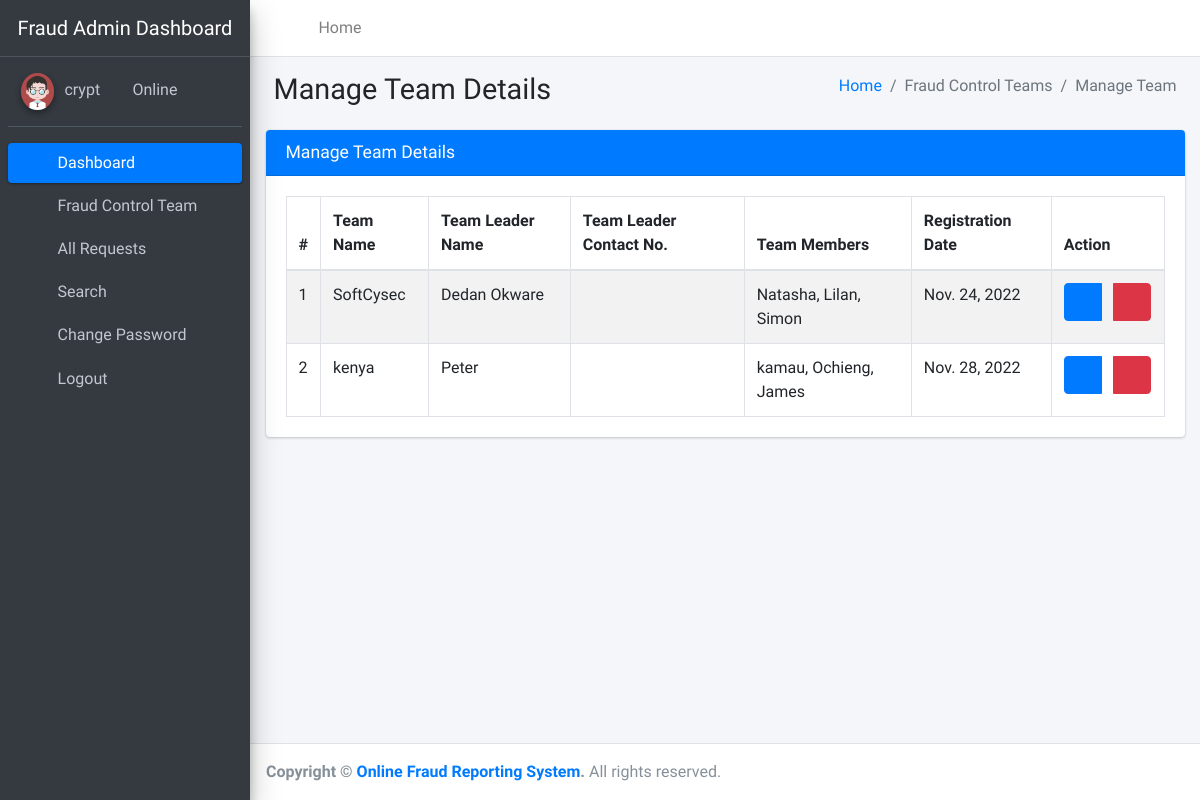
The app's page /manageTeam/ (signed in), older data.
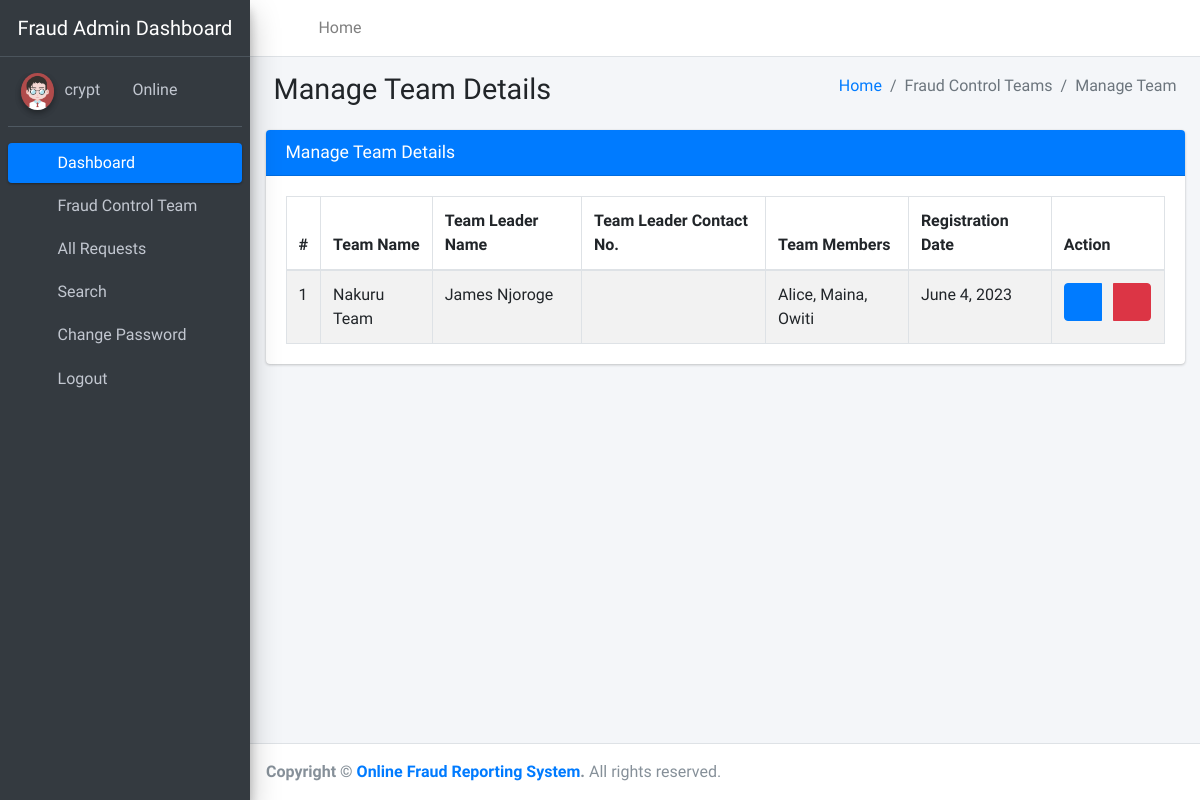
The same page, newer data.
### ReportSystem/models.py (models this page shows, shortened)
class Team(models.Model):
    teamName = models.CharField(max_length=100,null=True)
    teamLeaderName = models.CharField(max_length=100,null=True)
    teamMobno = models.CharField(max_length=20,null=True)
    teamMembers = models.CharField(max_length=200,null=True)
    postingDate = models.DateField(auto_now_add=True)

### ReportSystem/views.py (the view)
# urls.py: path('manageTeam/', views.manageTeam,name='manageTeam'),
def manageTeam(request):
    if not request.user.is_authenticated:
        return redirect('admin_login')
    teams = Team.objects.all()
    return render(request,'admin/manageTeam.html',locals())

### ReportSystem/templates/admin/manageTeam.html
{% extends 'adminNavbar.html' %}
{% block main %}
{% load static %}
<section class="content">
    <div class="content-header">
        <div class="container-fluid">
            <div class="row mb-2">
                <div class="col-sm-6">
                    <h1 class="m-0">Manage Team Details</h1>
                </div>
                <div class="col-sm-6">
                    <ol class="breadcrumb float-sm-right">
                        <li class="breadcrumb-item"><a href="{% url 'dashboard' %}">Home</a></li>
                        <li class="breadcrumb-item active">Fraud Control Teams</li>
                        <li class="breadcrumb-item active">Manage Team</li>
                    </ol>
                </div>
            </div>
        </div>
    </div>
    <div class="container-fluid">
        <div class="row">
            <div class="col-md-12">
                <div class="card card-primary">
                    <div class="card-header">
                        <h3 class="card-title">Manage Team Details</h3>
                    </div>
                    <div class="card-body">
                        <table id="example1" class="table table-bordered table-striped">
                            <thead>
                            <tr>
                                <th>#</th>
                                <th>Team Name</th>
                                <th>Team Leader Name</th>
                                <th>Team Leader Contact No.</th>
                                <th>Team Members</th>
                                <th>Registration Date</th>
                                <th>Action</th>
                            </tr>
                            </thead>
                            <tbody>
                            {% for team in teams %}
                            <tr>
                                <td>{{forloop.counter}}</td>
                                <td>{{team.teamName}}</td>
                                <td>{{team.teamLeaderName}}</td>
                                <td>{{team.teamLeadMobno}}</td>
                                <td>{{team.teamMembers}}</td>
                                <td>{{team.postingDate}}</td>
                                <td>
                                    <div class="btn-group">
                                        <a class="btn btn-primary" href="{% url 'editTeam' team.id %}"><i class="fa fa-edit"></i></a> &nbsp;&nbsp;&nbsp;
                                        <a class="btn btn-danger" onclick="return confirm('Are you sure to Delete ?')" href="{% url 'deleteTeam' team.id %}"><i
                                            class="fa fa-trash-alt"></i></a>
                                    </div>
                                </td>
                            </tr>
                            {% endfor %}
                            </tbody>
                        </table>
                    </div>
                </div>
            </div>
        </div>
    </div>
</section>
{% endblock %}

### ReportSystem/templates/adminNavbar.html (shortened to what this page needs)
{% load static %}
<!DOCTYPE html>
<html lang="en">
<head>
<link rel="stylesheet"
	href="{% static 'plugins/fontawesome-free/css/all.min.css' %}">
<link rel="stylesheet"
	href="https://code.ionicframework.com/ionicons/2.0.1/css/ionicons.min.css">
<link rel="stylesheet"
	href="{% static 'plugins/tempusdominus-bootstrap-4/css/tempusdominus-bootstrap-4.min.css' %}">
<link rel="stylesheet"
	href="{% static 'plugins/icheck-bootstrap/icheck-bootstrap.min.css' %}">
<link rel="stylesheet" href="{% static 'plugins/jqvmap/jqvmap.min.css' %}">
<link rel="stylesheet" href="{% static 'dist/css/adminlte.min.css' %}">
<link rel="stylesheet"
	href="{% static 'plugins/overlayScrollbars/css/OverlayScrollbars.min.css' %}">
<link rel="stylesheet"
	href="{% static 'plugins/daterangepicker/daterangepicker.css' %}">
<link rel="stylesheet"
	href="{% static 'plugins/summernote/summernote-bs4.min.css' %}">
</head>
<body class="hold-transition sidebar-mini layout-fixed">
	<div class="wrapper">
		<nav
			class="main-header navbar navbar-expand navbar-white navbar-light">
			<ul class="navbar-nav">
				<li class="nav-item"><a class="nav-link" data-widget="pushmenu"
					href="#" role="button"><i class="fas fa-bars"></i></a></li>
				<li class="nav-item d-none d-sm-inline-block"><a
					href="{% url 'dashboard' %}" class="nav-link">Home</a></li>
			</ul>
			<ul class="navbar-nav ml-auto">
				<li class="nav-item"><a class="nav-link"
					data-widget="fullscreen" href="#" role="button"> <i
						class="fas fa-expand-arrows-alt"></i>
				</a></li>
				<li class="nav-item"><a class="nav-link"
					data-widget="control-sidebar" data-controlsidebar-slide="true"
					href="#" role="button"> <i class="fas fa-th-large"></i>
				</a></li>
			</ul>
		</nav>
		<aside class="main-sidebar sidebar-dark-primary elevation-4">
			<a href="#" class="brand-link"> <img src=""
				<center><span class="brand-text font-weight-light">Fraud Admin Dashboard</span></center>
			</a>
			<div class="sidebar">
				<div class="user-panel mt-3 pb-3 mb-3 d-flex">
					<div class="image">
						<img src="{% static 'dist/img/user2-160x160.jpg' %}"
							class="img-circle elevation-2" alt="User Image">
					</div>
					<div class="info">
						<a href="#">{{user.username}} &nbsp;&nbsp;</a> <a href="#"><i
							class="fa fa-circle text-success"></i> Online</a>
					</div>
				</div>
				<nav class="mt-2">
					<ul class="nav nav-pills nav-sidebar flex-column"
						data-widget="treeview" role="menu" data-accordion="false">
						<li class="nav-item"><a href="{% url 'dashboard' %}"
							class="nav-link active"> <i
								class="nav-icon fas fa-tachometer-alt"></i>
								<p>Dashboard</p>
						</a></li>
						<li class="nav-item">
							<a href="#" class="nav-link"> <i class="nav-icon fas fa-th"></i>
								<p> Fraud Control Team <i class="fas fa-angle-left right"></i> </p>
							</a>
						</li>
						<li class="nav-item">
							<a href="{% url 'allRequest' %}" class="nav-link"> <i class="nav-icon fas fa-tree"></i>
								<p>All Requests</p>
							</a>
						</li>
						<li class="nav-item"><a href="{% url 'search' %}"
							class="nav-link"> <i class="nav-icon fas fa-search"></i>
								<p>Search</p>
						</a></li>
						<li class="nav-item"><a href="{% url 'changePassword' %}"
							class="nav-link"> <i class="nav-icon fas fa-cogs"></i>
								<p>Change Password</p>
						</a></li>
						<li class="nav-item"><a href="{% url 'logout' %}" class="nav-link">
								<i class="nav-icon fas fa-power-off"></i>
								<p>Logout</p>
						</a></li>
					</ul>
				</nav>
			</div>
		</aside>
		<div class="content-wrapper">
			{% block main %}
			{% endblock %}
		</div>
		<footer class="main-footer">
			<strong>Copyright &copy; <a href="{% url 'index' %}">Online Fraud Reporting System</a>.
			</strong> All rights reserved.
		</footer>
	</div>
</body>
</html>

Row changes from the older to the newer data that the page shows:
removed Team: teamName "SoftCysec", teamLeaderName "Dedan Okware", teamMembers "Natasha, Lilan, Simon", postingDate "Nov. 24, 2022"
removed Team: teamName "kenya", teamLeaderName "Peter", teamMembers "kamau, Ochieng, James", postingDate "Nov. 28, 2022"
added Team: teamName "Nakuru Team", teamLeaderName "James Njoroge", teamMembers "Alice, Maina, Owiti", postingDate "June 4, 2023"
